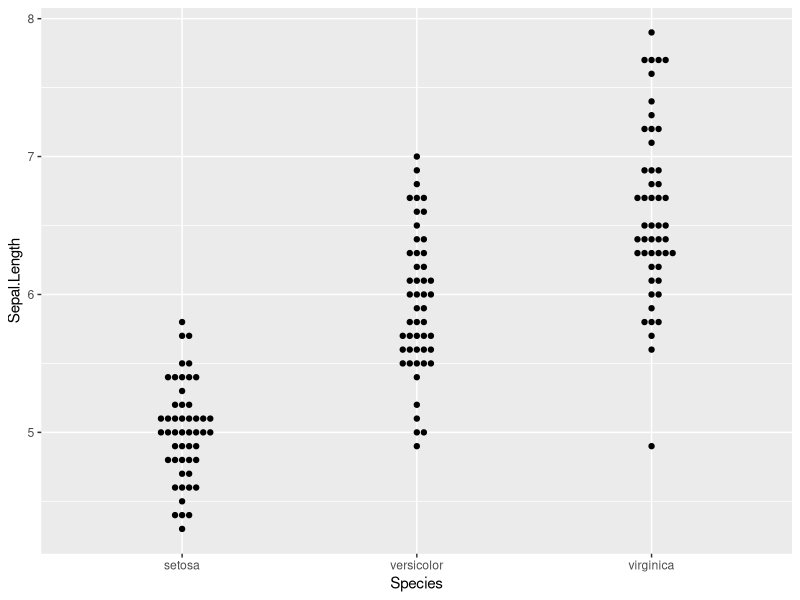
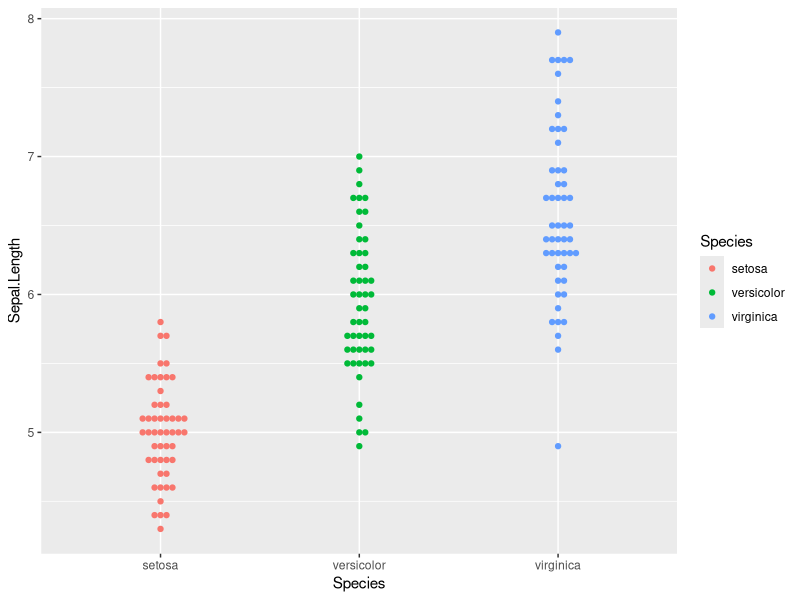
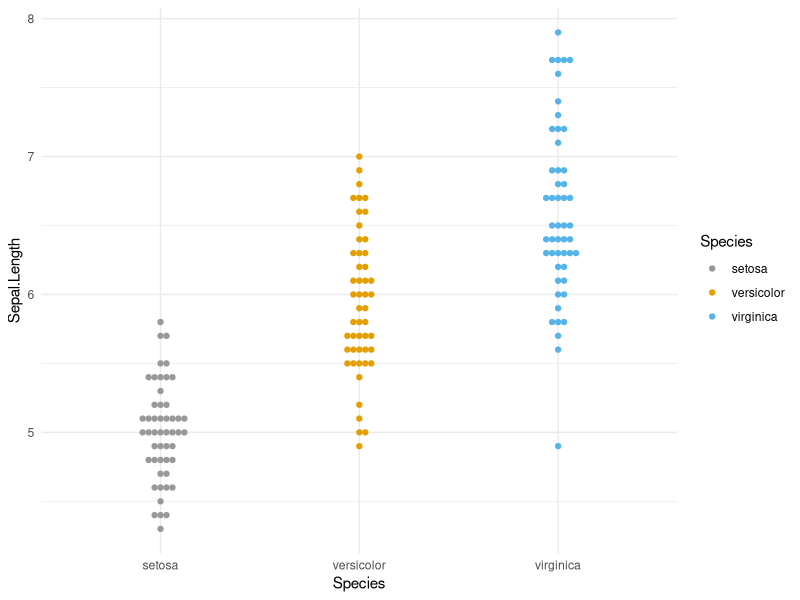

Recreate these plots in R, in order. (Note: this script raises an error after producing the figures.)
## ---- chunk 1
knitr::opts_chunk$set( warning=FALSE, message=FALSE)
## ---- chunk 2
# install.packages("ggbeeswarm")
library(ggbeeswarm)
library(ggplot2)
## ---- chunk 3
data(iris)
## ---- chunk 4
ggplot(iris,aes(x=Species, y=Sepal.Length)) +
  geom_beeswarm()
## ---- chunk 5
ggplot(iris,aes(x=Species, y=Sepal.Length, colour=Species)) +
  geom_beeswarm()
## ---- chunk 6
ggplot(iris,aes(x=Species, y=Sepal.Length, colour=Species)) +
  geom_beeswarm() +
  scale_color_manual(values=c("#999999", "#E69F00", "#56B4E9")) +
  theme_minimal()
## ---- chunk 7
htmltools::includeHTML("htmlChunkRelatedDistribution.html")
